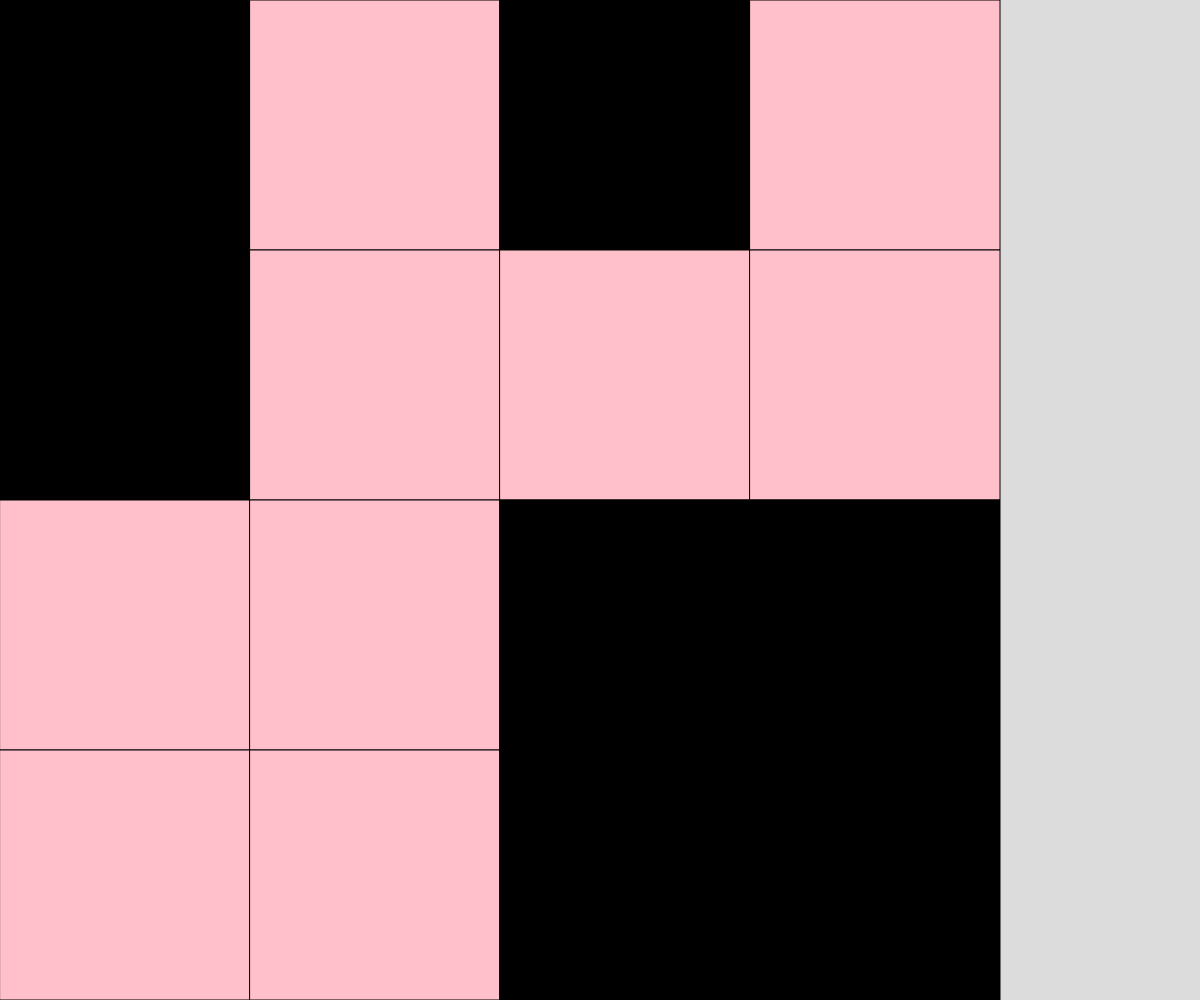
Frame 1 (no input)
Frame 60 (no input): identical to frame 1, image omitted
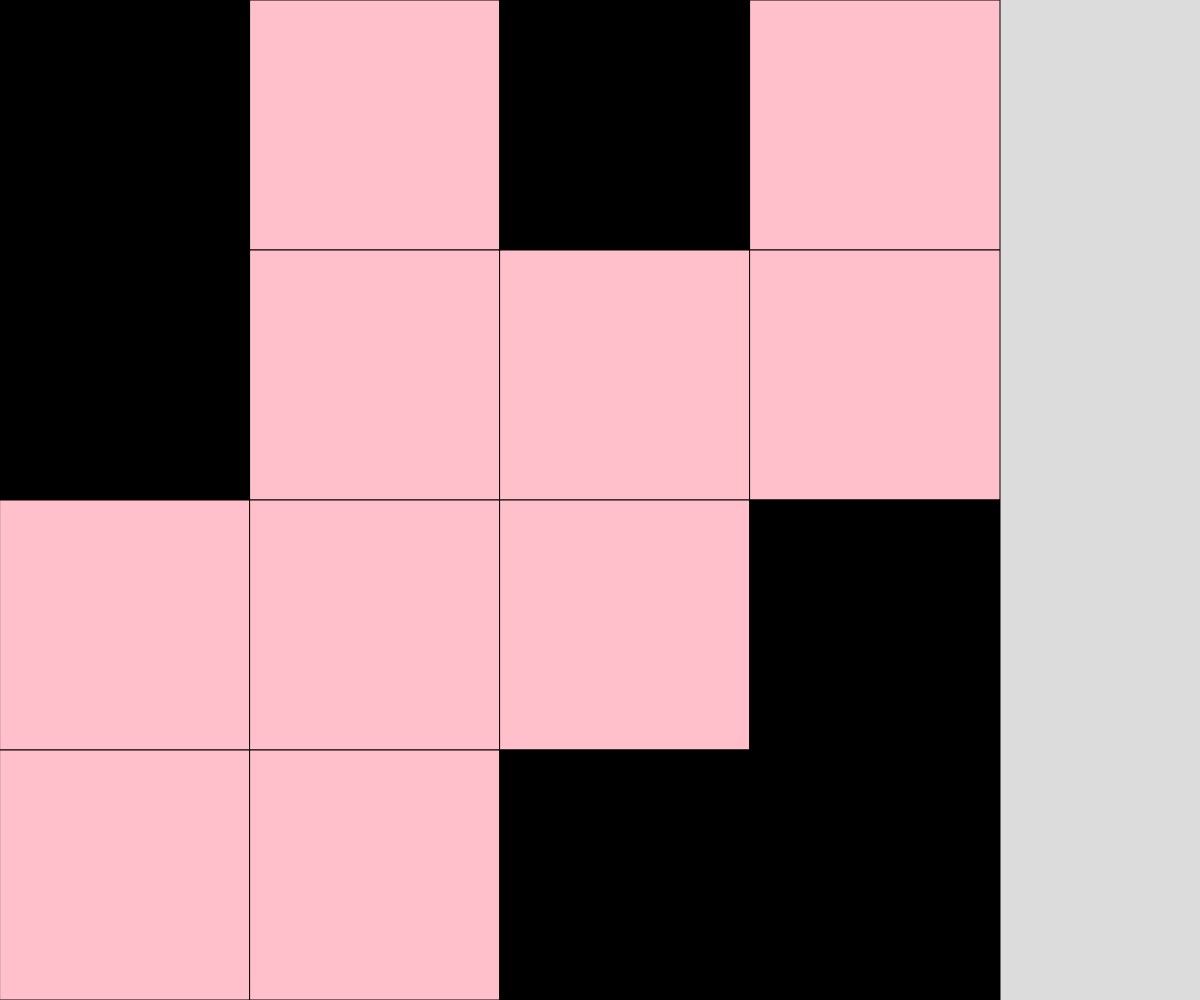
Frame 120 (the mouse pressed at the canvas centre since frame 60)

The p5.js sketch that drew these frames (run headless with seeded random() and noise() and a simulated clock; from frame 60 on, the mouse is pressed at the canvas centre):

// p5.js sketch
// ── sketch.js
// Grid Demo
// 2D arrays

//hardcoded
// let theGrid = [[1, 0, 1, 0],
//                [0, 0, 1, 1],
//                [1, 1, 0, 0],
//                [0, 1, 0, 1]];
// const SQUARE_DIMENTIONS = theGrid.length;

//randomized
let theGrid;
const SQUARE_DIMENTIONS = 4;

let cellSize;

function setup() {
  createCanvas(windowWidth, windowHeight);
  if (width < height){
    cellSize = width/SQUARE_DIMENTIONS;
  }
  else{
    cellSize = height/SQUARE_DIMENTIONS;
  }
  theGrid = generateRandomGrid(SQUARE_DIMENTIONS, SQUARE_DIMENTIONS);
}

function draw() {
  background(220);
  showGrid();
}

function showGrid(){
  for (let y= 0; y < SQUARE_DIMENTIONS; y++){
    for (let x= 0; x < SQUARE_DIMENTIONS; x++){
      if (theGrid[y][x] === 1){
        fill("black");
      }
      else if (theGrid[y][x] === 0){
        fill("pink");
      }
      square(x * cellSize, y * cellSize, cellSize);
    }
  }
}


function mousePressed(){
  let x = Math.floor(mouseX/cellSize);
  let y = Math.floor(mouseY/cellSize);

  toggleCell(x, y);
}

function toggleCell(x, y){
  if (theGrid[y][x] === 1){
    theGrid[y][x] = 0;
  }
  else if (theGrid[y][x] === 0){
    theGrid[y][x] = 1;
  }
}

function generateRandomGrid(columns, rows){
  let newGrid = [];
  for (let y = 0; y < rows; y++){
    newGrid.push([]);
    for (let x = 0; x < columns; x++){
      if (random(100) < 50){
        newGrid[y].push(0);
      }
      else{
        newGrid[y].push(1);
      }
    }
  }
  return newGrid;
}
